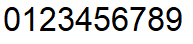
#> input picture sudoku/digits.png, 193 x 44 px
$ python digit_recognizer.py digits.png
#> lines starting #> are read from the running program, lines starting #| are printed output that depends on the picture; after the words box and inside, x2 and y2 are one past the last pixel; in counts of white or black regions, pixels touching at a corner belong together
### sudoku/mycv.py
import sys

import cv2 as cv
import numpy as np

from . import digit_recognizer
from .util import argmax, argmin


def plot(image):
    cv.imshow("image", image)
    cv.waitKey(0)


def bounding_box(contour):
    x, y = list(map(lambda p: p[0][0], contour)), list(map(lambda p: p[0][1], contour))
    return [[min(x), min(y)], [max(x), max(y)]]


def biggest_bounding_box(threshold):
    contours, hierarchy = cv.findContours(threshold, cv.RETR_TREE, cv.CHAIN_APPROX_SIMPLE)
    return contours[argmax(list(map(cv.contourArea, contours)))]


# [77 lines left out: functions contour_to_rect, crop_and_warp, subimages, extract_digit, extract_sudoku, main, not called in this run]


# [2 lines that do not run on import are left out]

### sudoku/digit_recognizer.py
import os
import sys

import cv2 as cv
import numpy as np

from . import mycv


def get_digit(digit_image):  # -> int:
    return DigitRecognizer.get_digit(digit_image)


class DigitRecognizer:
    TRAIN_FILE = "digits.png"
    MODEL_FILE = "digit_recognizer.dat"
    MODEL = None
    SIZE = (20, 15)

    def __init__(self):
        raise NotImplementedError("This class is used as a namespace")

    # [7 lines left out: function get_digit, not called in this run]

    @classmethod
    def resize(cls, image):
        return np.array(np.reshape(cv.resize(image, cls.SIZE), -1), dtype=np.float32)

    # [43 lines left out: functions get_model, load_train_data, main, not called in this run]
#> in load_train_data, `image = cv.imread(cls.TRAIN_FILE, cv.IMREAD_GRAYSCALE)`:
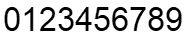
#> image: shape (44, 193); min 0, max 255, mean 212.2
#> in load_train_data, `_, threshold = cv.threshold(image, 240, 255, cv.THRESH_BINARY_INV)`:
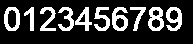
#> threshold: shape (44, 193); 22% white; 10 white regions
#> in load_train_data, `contours, hierarchy = cv.findContours(threshold, cv.RETR_EXTERNAL, cv...`: contours = 10 contours; largest, box (x1, y1, x2, y2) and area: (4, 7, 20, 31) 301, (148, 7, 164, 31) 279, (112, 7, 128, 31) 245, (166, 7, 182, 31) 242, (75, 7, 92, 31) 170
#> in bounding_box, `x, y = list(map(lambda p: p[0][0], contour)), list(map(lambda p: p[0][..`: x = 36 values, max 181 at index 29, min 166 at index 3, mean 173.3; y = 36 values, max 30 at index 22, min 7 at index 0, mean 20.75
#> in load_train_data, `bounding_boxes = list(map(mycv.bounding_box, contours))`: bounding_boxes = [[[166, 7], [181, 30]], [[148, 7], [163, 30]], [[130, 7], [145, 30]], [[112, 7], [127, 30]], [[94, 7], [109, 30]], [[75, 7], [91, 30]], [[58, 7], [73, 30]], [[40, 7], [55, 30]], [[24, 7], [33, 30]], [[4, 7], [19, 30]]]
    print(data)
    print([i.shape for i in data[0]])


if __name__ == "__main__":
    main(sys.argv[1:])
#> (printed output is left out)
#| [(300,), (300,), (300,), (300,), (300,), (300,), (300,), (300,), (300,)]
